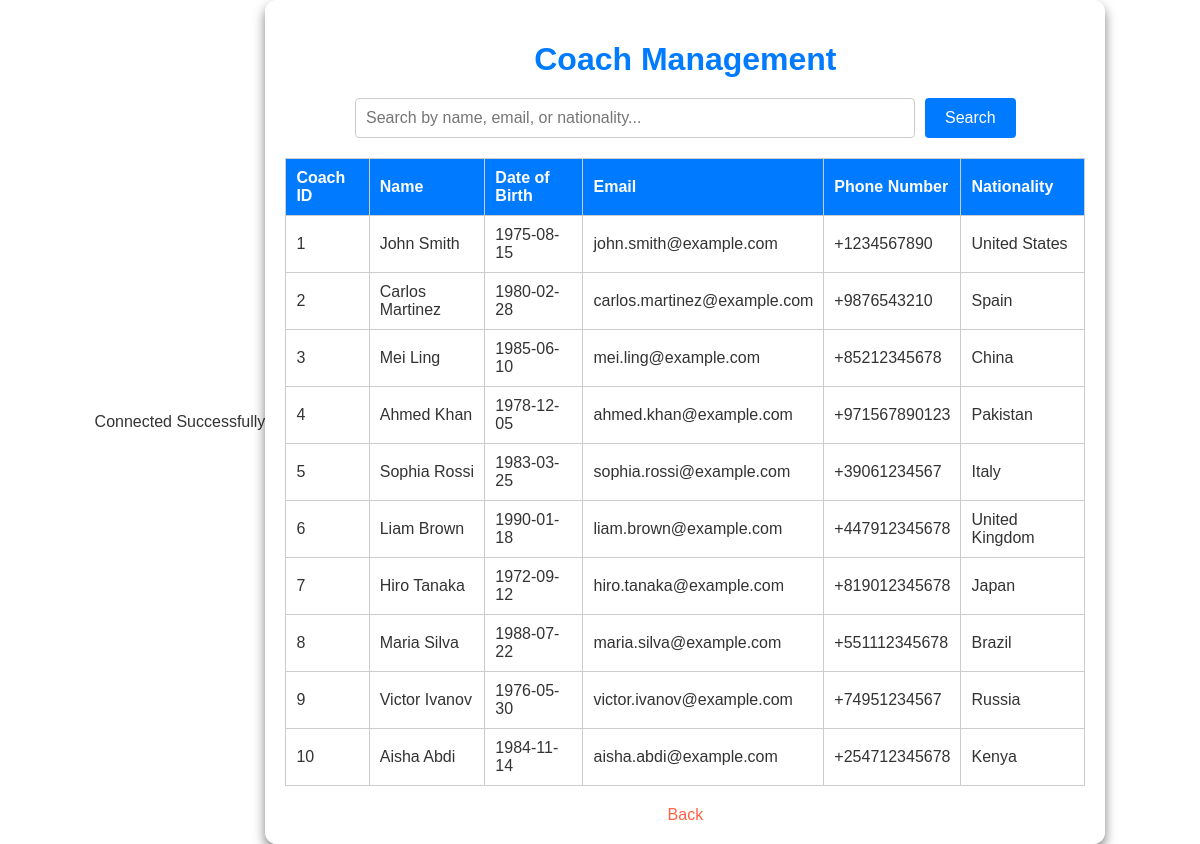
The app's page /project/dashboard/coaches.php with its own data.
### tables this page shows
CREATE TABLE `coaches` (
  `coach_id` int(11) NOT NULL,
  `name` varchar(100) NOT NULL,
  `date_of_birth` date NOT NULL,
  `email` varchar(100) NOT NULL,
  `phone_number` varchar(15) NOT NULL,
  `nationality` varchar(50) NOT NULL
);

### project/dashboard/coaches.php (the view, shortened to what this page needs)
<?php
include '../connection/connection.php';
$search = "";
$coaches = [];
if (isset($_POST['search']) && !empty($_POST['search'])) {
    $search = $conn->real_escape_string($_POST['search']);
    $sql = "SELECT * FROM coaches WHERE
            name LIKE '%$search%' OR
            email LIKE '%$search%' OR
            phone_number LIKE '%$search%' OR
            nationality LIKE '%$search%'";
} else {
    $sql = "SELECT * FROM coaches";
}
$result = $conn->query($sql);
if ($result && $result->num_rows > 0) {
    while ($row = $result->fetch_assoc()) {
        $coaches[] = $row;
    }
}
?>
<!DOCTYPE html>
<html lang="en">
<head>
</head>
<body>
    <div class="container">
        <h1>Coach Management</h1>
        <form method="POST" action="">
            <input type="text" name="search" placeholder="Search by name, email, or nationality..." value="<?php echo htmlspecialchars($search); ?>">
            <button type="submit">Search</button>
        </form>
        <?php if (count($coaches) > 0): ?>
            <table>
                <thead>
                    <tr>
                        <th>Coach ID</th>
                        <th>Name</th>
                        <th>Date of Birth</th>
                        <th>Email</th>
                        <th>Phone Number</th>
                        <th>Nationality</th>
                    </tr>
                </thead>
                <tbody>
                    <?php foreach ($coaches as $coach): ?>
                        <tr>
                            <td><?php echo htmlspecialchars($coach['coach_id']); ?></td>
                            <td><?php echo htmlspecialchars($coach['name']); ?></td>
                            <td><?php echo htmlspecialchars($coach['date_of_birth']); ?></td>
                            <td><?php echo htmlspecialchars($coach['email']); ?></td>
                            <td><?php echo htmlspecialchars($coach['phone_number']); ?></td>
                            <td><?php echo htmlspecialchars($coach['nationality']); ?></td>
                        </tr>
                    <?php endforeach; ?>
                </tbody>
            </table>
        <?php else: ?>
            <p>No coaches found.</p>
        <?php endif; ?>
        <a href="dashboard.php" class="back-button">Back</a>
    </div>
</body>
</html>

### project/dashboard/coaches.php (style rules this page uses)
body { font-family: Arial, sans-serif; background: url('coach_bg.jpg') no-repeat center center/cover; margin: 0; color: #333; display: flex; justify-content: center; align-items: center; min-height: 100vh; }
.container { max-width: 800px; padding: 20px; background: rgba(255, 255, 255, 0.9); border-radius: 12px; box-shadow: 0 6px 12px rgba(0, 0, 0, 0.5); text-align: center; }
h1 { color: #007BFF; margin-bottom: 20px; }
form { display: flex; justify-content: center; margin-bottom: 20px; }
input[type="text"] { width: 70%; padding: 10px; border: 1px solid #ccc; border-radius: 4px; font-size: 16px; }
button { padding: 10px 20px; border: none; background-color: #007BFF; color: white; font-size: 16px; border-radius: 4px; margin-left: 10px; cursor: pointer; }
table { width: 100%; border-collapse: collapse; margin-top: 20px; }
th, td { text-align: left; padding: 10px; border: 1px solid #ccc; }
th { background-color: #007BFF; color: white; }
.back-button { display: inline-block; margin-top: 20px; color: #FF6347; text-decoration: none; }

### records on screen
coaches: coach_id "1", name "John Smith", date_of_birth "1975-08-15", email "john.smith@example.com", phone_number "+1234567890", nationality "United States"
coaches: coach_id "2", name "Carlos Martinez", date_of_birth "1980-02-28", email "carlos.martinez@example.com", phone_number "+9876543210", nationality "Spain"
coaches: coach_id "3", name "Mei Ling", date_of_birth "1985-06-10", email "mei.ling@example.com", phone_number "+85212345678", nationality "China"
coaches: coach_id "4", name "Ahmed Khan", date_of_birth "1978-12-05", email "ahmed.khan@example.com", phone_number "+971567890123", nationality "Pakistan"
coaches: coach_id "5", name "Sophia Rossi", date_of_birth "1983-03-25", email "sophia.rossi@example.com", phone_number "+39061234567", nationality "Italy"
coaches: coach_id "6", name "Liam Brown", date_of_birth "1990-01-18", email "liam.brown@example.com", phone_number "+447912345678", nationality "United Kingdom"
coaches: coach_id "7", name "Hiro Tanaka", date_of_birth "1972-09-12", email "hiro.tanaka@example.com", phone_number "+819012345678", nationality "Japan"
coaches: coach_id "8", name "Maria Silva", date_of_birth "1988-07-22", email "maria.silva@example.com", phone_number "+551112345678", nationality "Brazil"
coaches: coach_id "9", name "Victor Ivanov", date_of_birth "1976-05-30", email "victor.ivanov@example.com", phone_number "+74951234567", nationality "Russia"
coaches: coach_id "10", name "Aisha Abdi", date_of_birth "1984-11-14", email "aisha.abdi@example.com", phone_number "+254712345678", nationality "Kenya"
